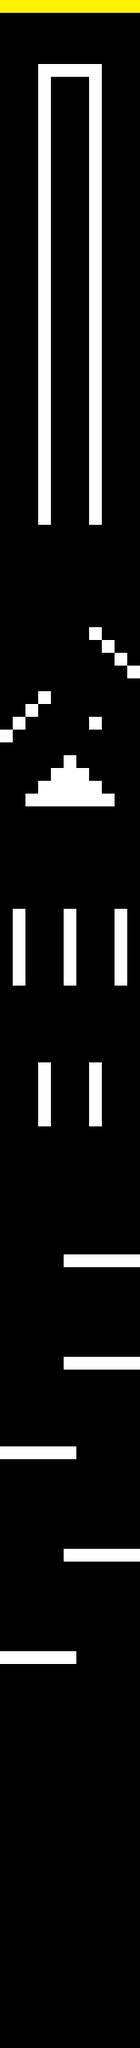

This game map was drawn from its Tiled (.tmx) file and the tilesets committed beside it. A one-line description and the trimmed map source follow:
An orthogonal 11x160 tile map with 16x16 px tiles, 2 tile layers (background, graphics), 3 tilesets and 32 objects.

<map version="1.0" orientation="orthogonal" renderorder="right-down" width="11" height="160" tilewidth="16" tileheight="16" nextobjectid="188">
 <tileset firstgid="1" name="black" tilewidth="16" tileheight="16" tilecount="1" columns="1">
  <image source="black.png" width="16" height="16" />
 </tileset>
 <tileset firstgid="2" name="white" tilewidth="16" tileheight="16" tilecount="1" columns="1">
  <image source="white.png" width="16" height="16" />
 </tileset>
 <tileset firstgid="3" name="yellow" tilewidth="16" tileheight="16" tilecount="1" columns="1">
  <image source="yellow.png" width="16" height="16" />
 </tileset>
 <layer name="background" width="11" height="160">
  <data>[1760 cells, 1760 non-empty, 1 distinct tile ids]</data>
 </layer>
 <layer name="graphics" width="11" height="160">
  <data>[1760 cells, 169 non-empty, 2 distinct tile ids]</data>
 </layer>
 <objectgroup name="walls">
  <object id="137" x="0" y="2064" width="96" height="16" />
  <object id="147" x="16" y="1136" width="16" height="96" />
  <object id="151" x="32" y="992" width="16" height="16" />
  <object id="152" x="48" y="976" width="16" height="32" />
  <object id="153" x="64" y="960" width="16" height="48" />
  <object id="154" x="80" y="944" width="16" height="64" />
  <object id="157" x="96" y="960" width="16" height="48" />
  <object id="158" x="112" y="976" width="16" height="32" />
  <object id="159" x="128" y="992" width="16" height="16" />
  <object id="160" x="0" y="912" width="16" height="16" />
  <object id="161" x="16" y="896" width="16" height="16" />
  <object id="162" x="32" y="880" width="16" height="16" />
  <object id="163" x="48" y="864" width="16" height="16" />
  <object id="168" x="80" y="1568" width="96" height="16" />
  <object id="169" x="80" y="1696" width="96" height="16" />
  <object id="170" x="0" y="1808" width="96" height="16" />
  <object id="171" x="80" y="1936" width="96" height="16" />
  <object id="172" x="0" y="2064" width="96" height="16" />
  <object id="173" x="80" y="1136" width="16" height="96" />
  <object id="174" x="144" y="1136" width="16" height="96" />
  <object id="177" x="112" y="896" width="16" height="16" />
  <object id="178" x="128" y="800" width="16" height="16" />
  <object id="179" x="144" y="816" width="16" height="16" />
  <object id="180" x="160" y="832" width="16" height="16" />
  <object id="181" x="112" y="784" width="16" height="16" />
  <object id="182" x="48" y="80" height="16" />
  <object id="183" x="48" y="80" width="16" height="576" />
  <object id="184" x="112" y="80" width="16" height="576" />
  <object id="185" x="64" y="80" width="48" height="16" />
  <object id="186" x="48" y="1328" width="16" height="80" />
  <object id="187" x="112" y="1328" width="16" height="80" />
 </objectgroup>
 <objectgroup name="gameover">
  <object id="119" x="0" y="0" width="176" height="16" />
 </objectgroup>
</map>
